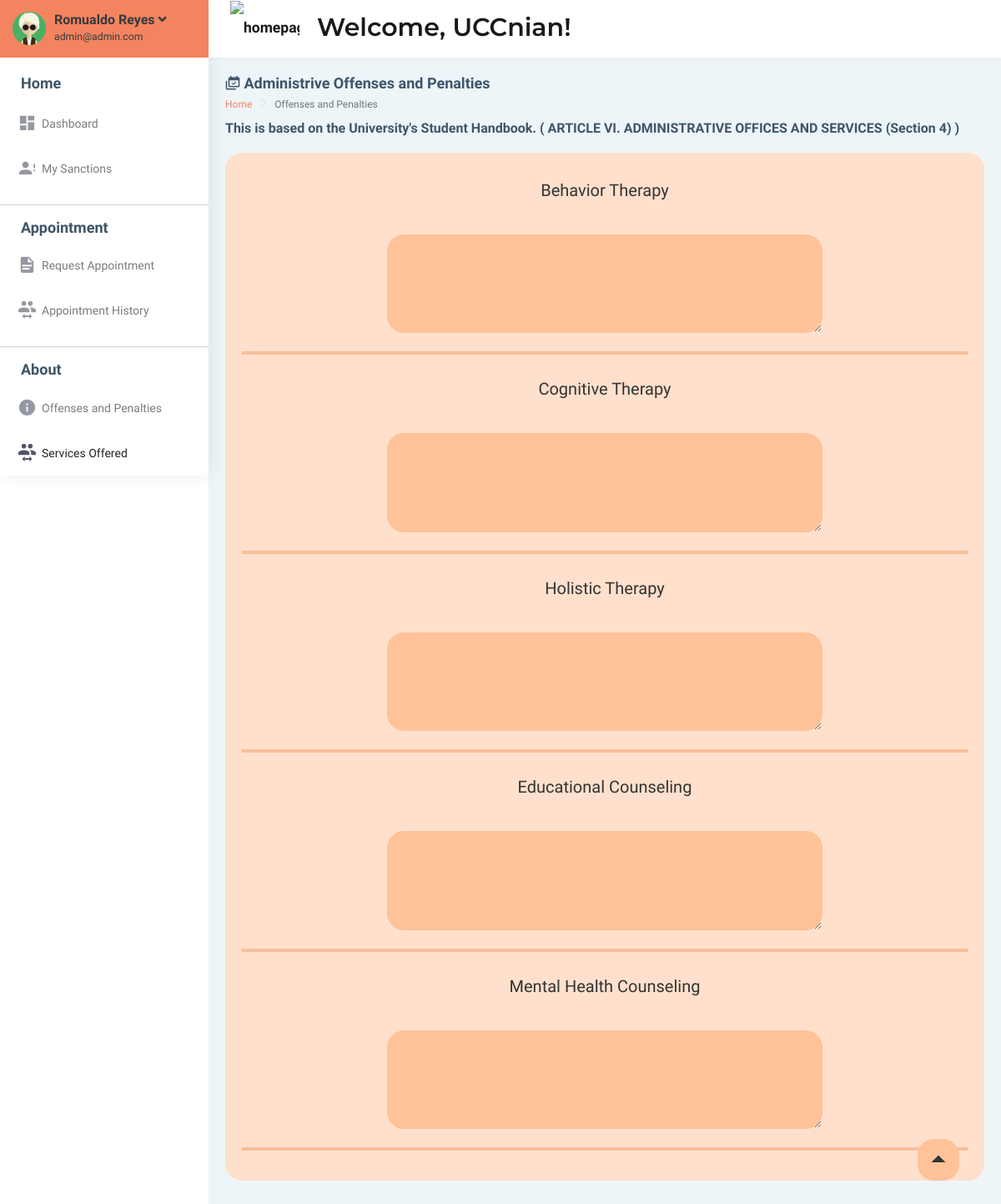
The page /studentPortal/about-guidance-services.php (signed in) on the database its author committed.
### tables this page shows
CREATE TABLE `tbl_students` (
  `ID` int(11) NOT NULL,
  `studentNumber` varchar(45) NOT NULL,
  `studentName` varchar(45) NOT NULL,
  `studentCourse` varchar(45) NOT NULL,
  `studentEmail` varchar(45) NOT NULL,
  `studentPassword` varchar(45) NOT NULL,
  `vkey` varchar(45) NOT NULL,
  `studentCreateDate` timestamp(6) NOT NULL DEFAULT current_timestamp(6),
  `studentVerified` varchar(3) NOT NULL,
  `userType` varchar(5) NOT NULL,
  `userStatus` int(1) NOT NULL,
  `regForm` varchar(255) NOT NULL,
  `regSelfie` varchar(255) NOT NULL,
  `resetCode` varchar(45) NOT NULL
);

CREATE TABLE `tbl_counselingservices` (
  `serviceID` int(11) NOT NULL,
  `serviceName` varchar(45) NOT NULL
);

### studentPortal/about-guidance-services.php (the view, shortened to what this page needs)
<?php include 'sources/session.php'; ?>
<!DOCTYPE html>
<html dir="ltr" lang="en">
<head>
    <link rel="stylesheet" href="https://cdn.datatables.net/1.12.1/css/dataTables.bootstrap5.min.css">
    <link rel="stylesheet" href="src/styles/customStyle.css">
</head>
<?php
include 'includes/header.php';
?>
<body>
    <div id="main-wrapper" data-layout="vertical" data-navbarbg="skin5" data-sidebartype="full" data-sidebar-position="absolute" data-header-position="absolute" data-boxed-layout="full">
        <?php include 'includes/topbar.php' ?>
        <?php include 'includes/sidebar.php' ?>
        <div class="page-wrapper">
            <div class="page-breadcrumb">
                <div class="row align-items-center">
                    <div class="col-12">
                        <h4 class="page-title"><i class="mdi mdi-calendar-multiple-check"></i> Administrive Offenses and Penalties</h4>
                        <div class="d-flex align-items-center">
                            <nav aria-label="breadcrumb">
                                <ol class="breadcrumb">
                                    <li class="breadcrumb-item"><a href="index.php" style="color: #f4845f;">Home</a></li>
                                    <li class="breadcrumb-item active" aria-current="page">Offenses and Penalties</li>
                                </ol>
                                <h5 class="page-title" style="margin-top: 5px;">This is based on the University's Student Handbook. ( ARTICLE VI. ADMINISTRATIVE OFFICES AND SERVICES (Section 4) )</h5>
                            </nav>
                        </div>
                    </div>
                </div>
            </div>
            <div class="container-fluid">
                <div class="row">
                    <div class="col-12">
                        <div class="card" style="border-radius: 20px !important;">
                            <div class="card-body" style="border-radius: 20px !important; background-color: #ffe0cc;">
                                <?php
                                $load = mysqli_query($mysqli, "SELECT * FROM tbl_counselingservices");
                                while ($row = $load->fetch_assoc()) {
                                    echo "
                                <div class='form-group' style='margin: auto; text-align: center;'>
                                        <label class='aboutlbl'>" . $row["serviceName"] . "</label>
                                        <div class='col-md-12' style='width: 100%; margin-top: 20px;'>
                                            <textarea class='aboutdesc' rows='3' class='form-control form-control-line' readonly>" . $row["serviceDetails"] . "</textarea>
                                        </div>
                                </div>
                                <hr class='hr line' />
                                ";
                                }
                                ?>
                            </div>
                        </div>
                    </div>
                </div>
            </div>
        </div>
    </div>
    <a class="gotopbtn" href="#"><i class="mdi mdi-menu-up"></i></a>
</body>
</html>

### studentPortal/includes/sidebar.php (shortened to what this page needs)
<?php
include '../config.php';
$query = mysqli_query($mysqli, "SELECT * FROM tbl_students WHERE studentNumber='{$_SESSION['SESSION_EMAIL']}'");
if (mysqli_num_rows($query) > 0) {
    $row = mysqli_fetch_assoc($query);
    $sName = $row['studentName'];
    $sEmail = $row['studentEmail'];
}
?>
<aside class="left-sidebar" data-sidebarbg="skin6" style="margin-top: -85px; ;">
    <div class="scroll-sidebar">
        <nav class="sidebar-nav">
            <ul id="sidebarnav">
                <li>
                    <div class="user-profile d-flex no-block dropdown m-t-20" style="background-color: #f4845f !important;">
                        <div class="user-pic"><img src="../assets/images/users/d3.jpg" alt="users" class="rounded-circle" width="40" /></div>
                        <div class="user-content hide-menu m-l-10">
                            <a href="#" class="" id="Userdd" role="button" data-bs-toggle="dropdown" aria-haspopup="true" aria-expanded="false">
                                <h5 class="m-b-0 user-name font-medium"><?php echo $sName ?> <i class="fa fa-angle-down"></i></h5>
                                <small><?php echo $sEmail ?></small>
                            </a>
                        </div>
                    </div>
                </li>
                <h4 class="col-md-12" style="margin-top:20px; margin-left:25px;">Home</h4>
                <li class="sidebar-item"> <a class="sidebar-link waves-effect waves-dark sidebar-link" style="margin-top:10px;" href="index.php" aria-expanded="false"><i class="mdi mdi-view-dashboard"></i><span class="hide-menu">Dashboard</span></a></li>
                <li class="sidebar-item"> <a class="sidebar-link waves-effect waves-dark sidebar-link" href="sanctions.php" aria-expanded="false"><i class="mdi mdi-account-alert"></i><span class="hide-menu">My Sanctions</span></a></li>
                <hr class="hr" />
                <h4 class="col-md-12" style="margin-top:10px; margin-left:25px;">Appointment</h4>
                <li class="sidebar-item"> <a class="sidebar-link waves-effect waves-dark sidebar-link" href="requestAppointment.php" aria-expanded="false"><i class="mdi mdi-file-document"></i><span class="hide-menu">Request Appointment</span></a></li>
                <li class="sidebar-item"> <a class="sidebar-link waves-effect waves-dark sidebar-link" href="appointment-history.php" aria-expanded="false"><i class="mdi mdi-account-switch"></i><span class="hide-menu">Appointment History</span></a></li>
                <hr class="hr" />
                <h4 class="col-md-12" style="margin-top:10px; margin-left:25px;">About</h4>
                <li class="sidebar-item"> <a class="sidebar-link waves-effect waves-dark sidebar-link" href="about-offenses-and-penalties.php" aria-expanded="false"><i class="mdi mdi-information"></i><span class="hide-menu"> Offenses and Penalties</span></a></li>
                <li class="sidebar-item"> <a class="sidebar-link waves-effect waves-dark sidebar-link" href="about-guidance-services.php" aria-expanded="false"><i class="mdi mdi-account-switch"></i><span class="hide-menu"> Services Offered</span></a></li>
            </ul>
        </nav>
    </div>
</aside>

### studentPortal/src/styles/customStyle.css (style rules this page uses)
.line { color: #e65c00 !important; padding: 2px; }
.aboutlbl { color: #333; font-size: 20px; padding: 10px; }
.aboutdesc { background-color: #ffc299; border-radius: 20px; padding: 20px; border-color: #ffc299; font-size: 17px; width: 60%; }
.gotopbtn { position: fixed; width: 50px; height: 50px; background: #ffc299; border-radius: 20px; bottom: 40px; right: 50px; text-decoration: none; text-align: center; line-height: 47px; color: #333; font-size: 40px; }

### studentPortal/includes/sidebar.php (style rules this page uses)
.user-content a h5, .user-content a small { color: #343a40 !important; }
.left-sidebar { height: auto !important; }

### rows shown on the page
tbl_students: studentName "Romualdo Reyes", studentEmail "admin@admin.com"
tbl_counselingservices: serviceName "Behavior Therapy"
tbl_counselingservices: serviceName "Cognitive Therapy"
tbl_counselingservices: serviceName "Holistic Therapy"
tbl_counselingservices: serviceName "Educational Counseling"
tbl_counselingservices: serviceName "Mental Health Counseling"
